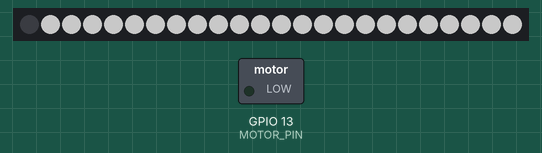
A sketch run on a simulated ESP8266 (NodeMCU). Shown: 24 RGB LEDs in strip order, left to right, switched loads named in the sketch (green lamp = pin HIGH). Dim RGB values are drawn brighter than linear; WiFi joins after 1.5 s; servers stay silent unless stated; not simulated (calls return 0 or success): Passwords.h; what the sketch prints to the serial monitor is not drawn.

Above: at 0.1 s.
At 1.1 s:
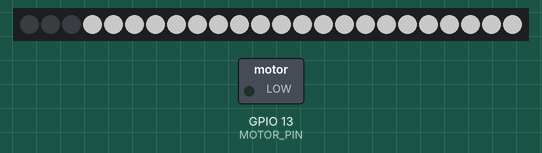

The sketch:

marble_master.ino
```cpp
/*
*/

#define MOTOR_PIN    13
#define LED_PIN      14

//#define PRINT_DEBUG_MESSAGES 1

#include <ESP8266WiFi.h>
#include <ESP8266WebServer.h>
#include <ESP8266mDNS.h>
extern "C" {
  #include "user_interface.h"
}
#include <Adafruit_NeoPixel.h>


// Parameter 1 = number of pixels in strip
// Parameter 2 = Arduino pin number (most are valid)
// Parameter 3 = pixel type flags, add together as needed:
//   NEO_KHZ800  800 KHz bitstream (most NeoPixel products w/WS2812 LEDs)
//   NEO_KHZ400  400 KHz (classic 'v1' (not v2) FLORA pixels, WS2811 drivers)
//   NEO_GRB     Pixels are wired for GRB bitstream (most NeoPixel products)
//   NEO_RGB     Pixels are wired for RGB bitstream (v1 FLORA pixels, not v2)
Adafruit_NeoPixel strip = Adafruit_NeoPixel(24, LED_PIN, NEO_GRB + NEO_KHZ800);

#define WLAN_GUSTAVO

#include "Passwords.h"

ESP8266WebServer server(80);

void setup() {
  pinMode(MOTOR_PIN, OUTPUT);
  digitalWrite(MOTOR_PIN, LOW);

  Serial.begin(115200);
  Serial.println("Connecting");
  WiFi.begin(WLAN_SSID, WLAN_PASS);

  strip.begin();
  uint16_t i=0;
  for(; i<strip.numPixels(); i++) {
      strip.setPixelColor(i, strip.Color(100, 100, 100));
  }
  strip.show();

  i=0;
  while (WiFi.status() != WL_CONNECTED) {
    strip.setPixelColor(i++, 0);
    strip.show();
    delay(500);
    Serial.print(".");
  }

  Serial.println("");
  Serial.println("WiFi connected");
  Serial.println("IP address: ");
  Serial.println(WiFi.localIP());

  if (MDNS.begin ("marble")) {
    Serial.println("MDNS responder started");
  }

  server.on("/", []() {
    int speed = 0;
    if (server.hasArg("s")) {
      speed = server.arg("s").toInt();
    }
    analogWrite(MOTOR_PIN, speed);
    server.send (200, "text/plain", "OK");
  });
  server.on("/r", []() {
    server.send (200, "text/plain", ESP.getResetInfo());
  });
  server.on("/t", []() {
    server.send (200, "text/plain", String(millis()/1000));
  });
  server.begin();
  Serial.println ("HTTP server started");

  pinMode(MOTOR_PIN, OUTPUT);
  digitalWrite(MOTOR_PIN, LOW);
}

void loop() {
  server.handleClient();
  strip.show();
}
```
